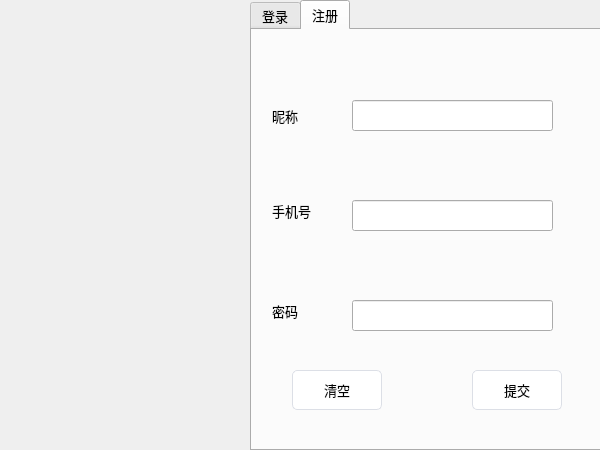
<?xml version="1.0" encoding="UTF-8"?>
<ui version="4.0">
 <class>LoginDialog</class>
 <widget class="QDialog" name="LoginDialog">
  <property name="geometry">
   <rect>
    <x>0</x>
    <y>0</y>
    <width>600</width>
    <height>450</height>
   </rect>
  </property>
  <property name="windowTitle">
   <string>Dialog</string>
  </property>
  <widget class="QLabel" name="label">
   <property name="geometry">
    <rect>
     <x>0</x>
     <y>0</y>
     <width>250</width>
     <height>450</height>
    </rect>
   </property>
   <property name="text">
    <string/>
   </property>
   <property name="pixmap">
    <pixmap resource="resource.qrc">:/images/register.png</pixmap>
   </property>
   <property name="scaledContents">
    <bool>true</bool>
   </property>
  </widget>
  <widget class="QTabWidget" name="tb_page">
   <property name="geometry">
    <rect>
     <x>250</x>
     <y>0</y>
     <width>351</width>
     <height>451</height>
    </rect>
   </property>
   <property name="minimumSize">
    <size>
     <width>351</width>
     <height>451</height>
    </size>
   </property>
   <property name="maximumSize">
    <size>
     <width>351</width>
     <height>451</height>
    </size>
   </property>
   <property name="font">
    <font>
     <family>微软雅黑</family>
     <pointsize>10</pointsize>
    </font>
   </property>
   <property name="currentIndex">
    <number>1</number>
   </property>
   <widget class="QWidget" name="tb_login">
    <attribute name="title">
     <string>登录</string>
    </attribute>
    <widget class="QLabel" name="lb_tel">
     <property name="geometry">
      <rect>
       <x>20</x>
       <y>100</y>
       <width>91</width>
       <height>41</height>
      </rect>
     </property>
     <property name="text">
      <string>手机号</string>
     </property>
    </widget>
    <widget class="QLineEdit" name="le_tel">
     <property name="geometry">
      <rect>
       <x>100</x>
       <y>110</y>
       <width>201</width>
       <height>31</height>
      </rect>
     </property>
     <property name="toolTip">
      <string>&lt;html&gt;&lt;head/&gt;&lt;body&gt;&lt;p&gt;必须全部为数字，11位&lt;/p&gt;&lt;/body&gt;&lt;/html&gt;</string>
     </property>
     <property name="text">
      <string>18026652056</string>
     </property>
    </widget>
    <widget class="QPushButton" name="pb_clear">
     <property name="geometry">
      <rect>
       <x>40</x>
       <y>310</y>
       <width>90</width>
       <height>40</height>
      </rect>
     </property>
     <property name="minimumSize">
      <size>
       <width>90</width>
       <height>40</height>
      </size>
     </property>
     <property name="maximumSize">
      <size>
       <width>90</width>
       <height>40</height>
      </size>
     </property>
     <property name="font">
      <font>
       <family>微软雅黑</family>
       <pointsize>10</pointsize>
      </font>
     </property>
     <property name="styleSheet">
      <string notr="true">QPushButton {
    background-color: #ffffff;
    border: 1px solid #dcdfe6;
    padding: 10px;
    border-radius: 5px;
}

QPushButton:hover {
    background-color: #ecf5ff;
    color: #409eff;
}

QPushButton:pressed, QPushButton:checked {
    border: 1px solid #3a8ee6;
    color: #409eff;
}

#button3 {
    border-radius: 20px;
}</string>
     </property>
     <property name="text">
      <string>清空</string>
     </property>
    </widget>
    <widget class="QPushButton" name="pb_commit">
     <property name="geometry">
      <rect>
       <x>200</x>
       <y>310</y>
       <width>90</width>
       <height>40</height>
      </rect>
     </property>
     <property name="minimumSize">
      <size>
       <width>90</width>
       <height>40</height>
      </size>
     </property>
     <property name="maximumSize">
      <size>
       <width>90</width>
       <height>40</height>
      </size>
     </property>
     <property name="font">
      <font>
       <family>微软雅黑</family>
       <pointsize>10</pointsize>
      </font>
     </property>
     <property name="styleSheet">
      <string notr="true">QPushButton {
    background-color: #ffffff;
    border: 1px solid #dcdfe6;
    padding: 10px;
    border-radius: 5px;
}

QPushButton:hover {
    background-color: #ecf5ff;
    color: #409eff;
}

QPushButton:pressed, QPushButton:checked {
    border: 1px solid #3a8ee6;
    color: #409eff;
}

#button3 {
    border-radius: 20px;
}</string>
     </property>
     <property name="text">
      <string>提交</string>
     </property>
    </widget>
    <widget class="QLabel" name="lb_password">
     <property name="geometry">
      <rect>
       <x>20</x>
       <y>190</y>
       <width>111</width>
       <height>51</height>
      </rect>
     </property>
     <property name="text">
      <string>密码</string>
     </property>
    </widget>
    <widget class="QLineEdit" name="le_password">
     <property name="geometry">
      <rect>
       <x>100</x>
       <y>200</y>
       <width>201</width>
       <height>31</height>
      </rect>
     </property>
     <property name="text">
      <string>123</string>
     </property>
     <property name="echoMode">
      <enum>QLineEdit::Password</enum>
     </property>
    </widget>
   </widget>
   <widget class="QWidget" name="tb_register">
    <attribute name="title">
     <string>注册</string>
    </attribute>
    <widget class="QLabel" name="lb_name_register">
     <property name="geometry">
      <rect>
       <x>20</x>
       <y>60</y>
       <width>111</width>
       <height>51</height>
      </rect>
     </property>
     <property name="text">
      <string>昵称</string>
     </property>
    </widget>
    <widget class="QLabel" name="lb_tel_register">
     <property name="geometry">
      <rect>
       <x>20</x>
       <y>160</y>
       <width>91</width>
       <height>41</height>
      </rect>
     </property>
     <property name="toolTip">
      <string>&lt;html&gt;&lt;head/&gt;&lt;body&gt;&lt;p&gt;全部是数字，11位&lt;/p&gt;&lt;/body&gt;&lt;/html&gt;</string>
     </property>
     <property name="text">
      <string>手机号</string>
     </property>
    </widget>
    <widget class="QLabel" name="lb_password_register">
     <property name="geometry">
      <rect>
       <x>20</x>
       <y>260</y>
       <width>101</width>
       <height>41</height>
      </rect>
     </property>
     <property name="text">
      <string>密码</string>
     </property>
    </widget>
    <widget class="QLineEdit" name="le_name_register">
     <property name="geometry">
      <rect>
       <x>100</x>
       <y>70</y>
       <width>201</width>
       <height>31</height>
      </rect>
     </property>
     <property name="toolTip">
      <string>&lt;html&gt;&lt;head/&gt;&lt;body&gt;&lt;p&gt;不能有特殊字符，10位以内&lt;/p&gt;&lt;/body&gt;&lt;/html&gt;</string>
     </property>
    </widget>
    <widget class="QLineEdit" name="le_tel_register">
     <property name="geometry">
      <rect>
       <x>100</x>
       <y>170</y>
       <width>201</width>
       <height>31</height>
      </rect>
     </property>
     <property name="toolTip">
      <string>&lt;html&gt;&lt;head/&gt;&lt;body&gt;&lt;p&gt;全部为数字，不超过11位&lt;/p&gt;&lt;/body&gt;&lt;/html&gt;</string>
     </property>
    </widget>
    <widget class="QLineEdit" name="le_password_register">
     <property name="geometry">
      <rect>
       <x>100</x>
       <y>270</y>
       <width>201</width>
       <height>31</height>
      </rect>
     </property>
     <property name="font">
      <font>
       <family>微软雅黑</family>
      </font>
     </property>
     <property name="echoMode">
      <enum>QLineEdit::Password</enum>
     </property>
    </widget>
    <widget class="QPushButton" name="pb_clear_register">
     <property name="geometry">
      <rect>
       <x>40</x>
       <y>340</y>
       <width>90</width>
       <height>40</height>
      </rect>
     </property>
     <property name="minimumSize">
      <size>
       <width>90</width>
       <height>40</height>
      </size>
     </property>
     <property name="maximumSize">
      <size>
       <width>90</width>
       <height>40</height>
      </size>
     </property>
     <property name="font">
      <font>
       <family>微软雅黑</family>
       <pointsize>10</pointsize>
       <weight>50</weight>
       <bold>false</bold>
      </font>
     </property>
     <property name="styleSheet">
      <string notr="true">QPushButton {
    background-color: #ffffff;
    border: 1px solid #dcdfe6;
    padding: 10px;
    border-radius: 5px;
}

QPushButton:hover {
    background-color: #ecf5ff;
    color: #409eff;
}

QPushButton:pressed, QPushButton:checked {
    border: 1px solid #3a8ee6;
    color: #409eff;
}

#button3 {
    border-radius: 20px;
}</string>
     </property>
     <property name="text">
      <string>清空</string>
     </property>
    </widget>
    <widget class="QPushButton" name="pb_commit_register">
     <property name="geometry">
      <rect>
       <x>220</x>
       <y>340</y>
       <width>90</width>
       <height>40</height>
      </rect>
     </property>
     <property name="minimumSize">
      <size>
       <width>90</width>
       <height>40</height>
      </size>
     </property>
     <property name="maximumSize">
      <size>
       <width>90</width>
       <height>40</height>
      </size>
     </property>
     <property name="font">
      <font>
       <family>微软雅黑</family>
       <pointsize>10</pointsize>
       <weight>50</weight>
       <bold>false</bold>
      </font>
     </property>
     <property name="styleSheet">
      <string notr="true">QPushButton {
    background-color: #ffffff;
    border: 1px solid #dcdfe6;
    padding: 10px;
    border-radius: 5px;
}

QPushButton:hover {
    background-color: #ecf5ff;
    color: #409eff;
}

QPushButton:pressed, QPushButton:checked {
    border: 1px solid #3a8ee6;
    color: #409eff;
}

#button3 {
    border-radius: 20px;
}</string>
     </property>
     <property name="text">
      <string>提交</string>
     </property>
    </widget>
   </widget>
  </widget>
 </widget>
 <resources>
  <include location="resource.qrc"/>
 </resources>
 <connections/>
</ui>
